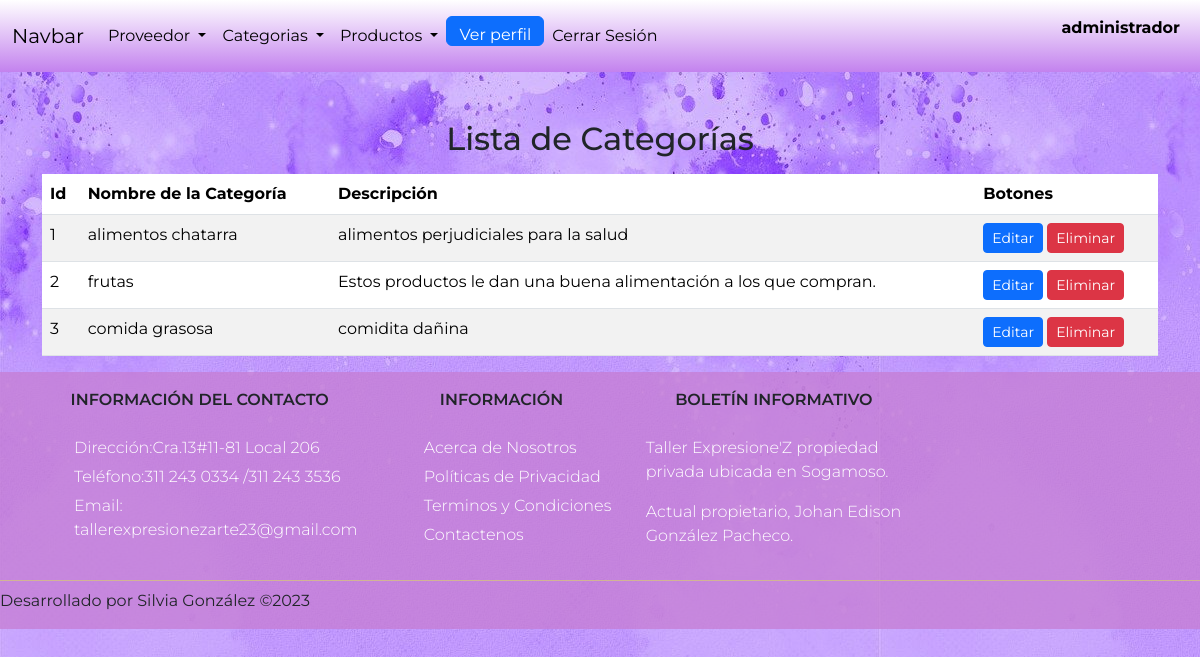
/views/vercategorias.php (signed in), run on the app's committed database.
### tables this page shows
CREATE TABLE `categorias` (
  `idcategoria` int(11) NOT NULL,
  `nombre` varchar(45) NOT NULL,
  `descripcion` text NOT NULL
);

### views/vercategorias.php (the view, shortened to what this page needs)
<?php include '../views/navbar.php'; ?>
<!DOCTYPE html>
<html lang="en">
<head>
    <link href="https://cdn.jsdelivr.net/npm/bootstrap@5.3.3/dist/css/bootstrap.min.css" rel="stylesheet">
</head>
<body>
    <div class="container mt-5">
    <h2 class="mb-3 text-center">Lista de Categorías</h2>
    <table class="table table-striped" id="tablaCategorias">
    <thead>
        <tr>
        <th>Id</th>
        <th>Nombre de la Categoría</th>
        <th>Descripción</th>
        <th>Botones</th>
        </tr>
        </thead>
        <tbody id="listaCategorias">
        <?php
        include '../config/conexion.php';
        $query = "SELECT * FROM categorias";
        $result = $conexion->query($query);
        while ($row = $result->fetch_assoc()) {
            echo "<tr>";
            echo "<td>" . $row['idcategoria'] . "</td>";
            echo "<td>" . $row['nombre'] . "</td>";
            echo "<td>" . $row['descripcion'] . "</td>";
            echo "<td>
                    <button type='button' class='btn btn-primary btn-sm' data-id='" . $row['idcategoria'] . "' data-bs-toggle='modal' data-bs-target='#modalEditar' onclick='abrirModalEditar(" . $row['idcategoria'] . ")'>Editar</button>
                    <button type='button' class='btn btn-danger btn-sm' onclick='eliminarCategoria(" . $row['idcategoria'] . ")'>Eliminar</button>
                </td>";
            echo "</tr>";
        }
        ?>
        </tbody>
    </table>
</div>
    <?php include '../views/footer.php'; ?>
</body>
</html>

### public/css/style.css (style rules this page uses)
html body { height: 100%; margin: 0; padding: 0; font-family: 'Montserrat', sans-serif; background-image: url('../imagenes/fondo.jpg'); }
button { background-color: rgb(144, 218, 241); border-radius: 10px; border-color: rgb(43, 107, 226); height: 30px; }

### data on the page
categorias: idcategoria "1", nombre "alimentos chatarra", descripcion "alimentos perjudiciales para la salud"
categorias: idcategoria "2", nombre "frutas", descripcion "Estos productos le dan una buena alimentación a los que compran."
categorias: idcategoria "3", nombre "comida grasosa", descripcion "comidita dañina"

### other printed values
$_SESSION['rol_usuario'] "administrador"
